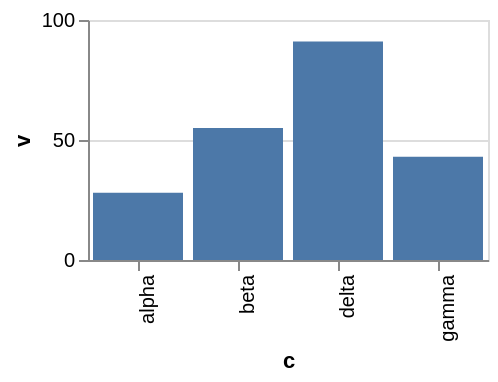

Vega-Lite specification stored for this chart:
### Vega-Lite specification from a JSON file in a GitHub repository (floating-point values rounded to 4 significant figures)
{"$schema": "https://vega.github.io/schema/vega-lite/v6.json", "width": 200, "height": 120, "data": {"values": [{"c": "alpha", "v": 28, "w": 3, "t": "2024-01-07"}, {"c": "beta", "v": 55, "w": 7, "t": "2024-03-19"}, {"c": "gamma", "v": 43, "w": 5, "t": "2024-06-02"}, {"c": "delta", "v": 91, "w": 9, "t": "2024-09-11"}]}, "mark": "bar", "encoding": {"x": {"field": "c", "type": "nominal", "axis": {"labelBaseline": "top"}}, "y": {"field": "v", "type": "quantitative"}}}
